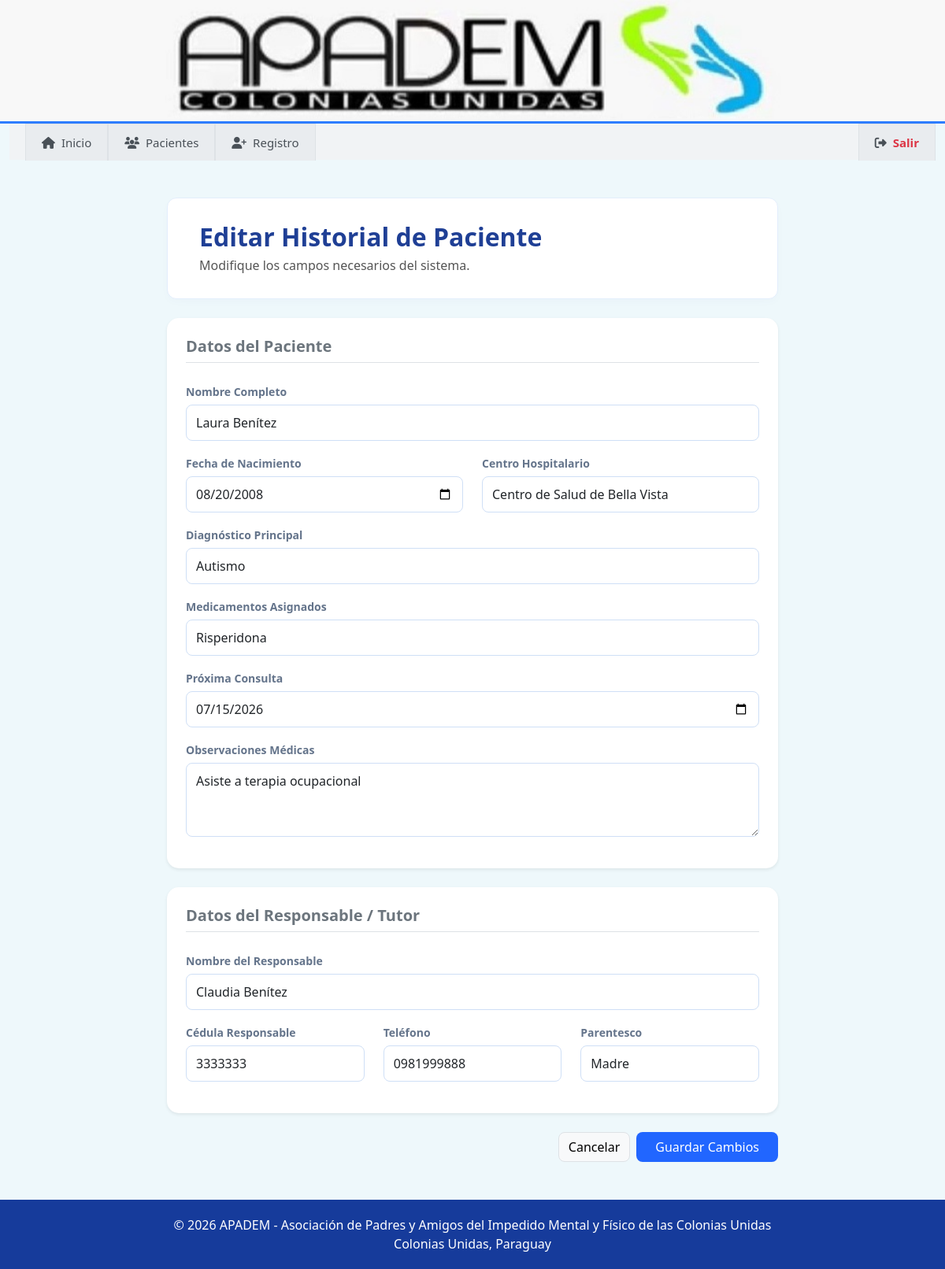
The page /editar_paciente.php?id=3 (signed in) on the database its author committed.
### tables this page shows
CREATE TABLE `pacientes` (
  `id` int(11) NOT NULL,
  `nombre` varchar(100) NOT NULL,
  `nacimiento` date NOT NULL,
  `cedula` varchar(30) NOT NULL,
  `telefono` varchar(30) DEFAULT NULL,
  `direccion` varchar(200) DEFAULT NULL,
  `diagnostico` varchar(200) DEFAULT NULL,
  `hospital` varchar(150) DEFAULT NULL,
  `medicamentos` text DEFAULT NULL,
  `responsable` varchar(100) DEFAULT NULL,
  `cedula_responsable` varchar(30) DEFAULT NULL,
  `telefono_responsable` varchar(30) DEFAULT NULL,
  `parentesco` varchar(50) DEFAULT NULL,
  `observaciones` text DEFAULT NULL,
  `proxima_consulta` date DEFAULT NULL
);

### editar_paciente.php (the view, shortened to what this page needs)
<?php
require_once("conexion.php");
$id = isset($_GET['id']) ? $_GET['id'] : '';
$paciente = null;
if (!empty($id)) {
    $sql = "SELECT * FROM pacientes WHERE id = ?";
    if ($stmt = mysqli_prepare($conexion, $sql)) {
        mysqli_stmt_bind_param($stmt, "i", $id);
        mysqli_stmt_execute($stmt);
        $resultado = mysqli_stmt_get_result($stmt);
        $paciente = mysqli_fetch_assoc($resultado);
    }
}
include("header.php");
?>
<div class="container my-5" style="max-width: 800px;">
    <div class="card p-4 mb-4 contenedor-blanco-titulo shadow-sm">
        <h1 class="titulos">Editar Historial de Paciente</h1>
        <p class="subtitulos">Modifique los campos necesarios del sistema.</p>
    </div>
    <form action="editar_paciente.php?id=<?php echo $id; ?>" method="POST" autocomplete="off">
        <div class="card p-4 mb-4 border-secondary-subtle shadow-sm">
            <h5 class="encabezado-seccion-interna mb-4 fw-bold text-secondary border-bottom pb-2">Datos del Paciente</h5>
            <div class="mb-3">
                <label class="form-label label-apadem">Nombre Completo</label>
                <input type="text" name="nombre" class="form-control input-apadem" value="<?php echo htmlspecialchars($paciente['nombre']); ?>" required>
            </div>
            <div class="row">
                <div class="col-md-6 mb-3">
                    <label class="form-label label-apadem">Fecha de Nacimiento</label>
                    <input type="date" name="nacimiento" class="form-control input-apadem" value="<?php echo $paciente['nacimiento']; ?>" required>
                </div>
                <div class="col-md-6 mb-3">
                    <label class="form-label label-apadem">Centro Hospitalario</label>
                    <input type="text" name="hospital" class="form-control input-apadem" value="<?php echo htmlspecialchars($paciente['hospital']); ?>">
                </div>
            </div>
            <div class="mb-3">
                <label class="form-label label-apadem">Diagnóstico Principal</label>
                <input type="text" name="diagnostico" class="form-control input-apadem" value="<?php echo htmlspecialchars($paciente['diagnostico']); ?>" required>
            </div>
            <div class="mb-3">
                <label class="form-label label-apadem">Medicamentos Asignados</label>
                <input type="text" name="medicamentos" class="form-control input-apadem" value="<?php echo htmlspecialchars($paciente['medicamentos']); ?>">
            </div>
            <div class="mb-3">
                <label class="form-label label-apadem">Próxima Consulta</label>
                <input type="date" name="proxima_consulta" class="form-control input-apadem" value="<?php echo isset($paciente['proxima_consulta']) ? $paciente['proxima_consulta'] : ''; ?>">
            </div>
            <div class="mb-3">
                <label class="form-label label-apadem">Observaciones Médicas</label>
                <textarea name="observaciones" class="form-control input-apadem" rows="3"><?php echo htmlspecialchars($paciente['observaciones']); ?></textarea>
            </div>
        </div>
        <div class="card p-4 mb-4 border-secondary-subtle shadow-sm">
            <h5 class="encabezado-seccion-interna mb-4 fw-bold text-secondary border-bottom pb-2">Datos del Responsable / Tutor</h5>
            <div class="mb-3">
                <label class="form-label label-apadem">Nombre del Responsable</label>
                <input type="text" name="responsable" class="form-control input-apadem" value="<?php echo htmlspecialchars($paciente['responsable'] ?? ''); ?>" required>
            </div>
            <div class="row">
                <div class="col-md-4 mb-3">
                    <label class="form-label label-apadem">Cédula Responsable</label>
                    <input type="number" name="cedula_responsable" class="form-control input-apadem" value="<?php echo htmlspecialchars($paciente['cedula_responsable'] ?? ''); ?>" required>
                </div>
                <div class="col-md-4 mb-3">
                    <label class="form-label label-apadem">Teléfono</label>
                    <input type="number" name="telefono_responsable" class="form-control input-apadem" value="<?php echo htmlspecialchars($paciente['telefono_responsable'] ?? ''); ?>" required>
                </div>
                <div class="col-md-4 mb-3">
                    <label class="form-label label-apadem">Parentesco</label>
                    <input type="text" name="parentesco" class="form-control input-apadem" value="<?php echo htmlspecialchars($paciente['parentesco'] ?? ''); ?>" required>
                </div>
            </div>
        </div>
        <div class="d-flex gap-2 justify-content-end">
            <a href="pacientes.php" class="btn btn-light border" style="border-radius: 8px;">Cancelar</a>
            <button type="submit" class="btn btn-primary px-4" style="border-radius: 8px; background-color: #2166ff; border: none;">Guardar Cambios</button>
        </div>
    </form>
</div>
<?php include("footer.php"); ?>

### estilo.css (style rules this page uses)
body { background: #eef8fb; font-family: 'Segoe UI', sans-serif; }
.card { border: none; border-radius: 15px; box-shadow: 0 2px 10px rgba(0,0,0,.1); }
.btn-apadem, .btn-accion-mini, button[type="submit"], button[type="reset"] { cursor: pointer; }
.contenedor-blanco-titulo, .contenedor-blanco-buscador { background: #ffffff !important; border: 1px solid #e3eefc !important; border-radius: 12px !important; box-shadow: 0 4px 12px rgba(31, 63, 149, 0.02) !important; }
.contenedor-blanco-titulo { padding: 30px 40px !important; }
.titulos { color: #1f3f95; font-size: 32px; font-weight: bold; margin-bottom: 4px; }
.subtitulos { color: #555; font-size: 16px; margin-bottom: 0; }
.input-apadem { border-radius: 8px !important; border: 1px solid #cfdff6 !important; padding: 10px 12px; transition: all 0.3s ease; }
.label-apadem { color: #64748b !important; font-weight: 600 !important; font-size: 14px !important; margin-bottom: 6px; }

### rows shown on the page
pacientes: nombre "Laura Benítez", nacimiento "08/20/2008", hospital "Centro de Salud de Bella Vista", diagnostico "Autismo", medicamentos "Risperidona", proxima_consulta "07/15/2026", observaciones "Asiste a terapia ocupacional", responsable "Claudia Benítez", cedula_responsable "3333333", telefono_responsable "0981999888", parentesco "Madre"
